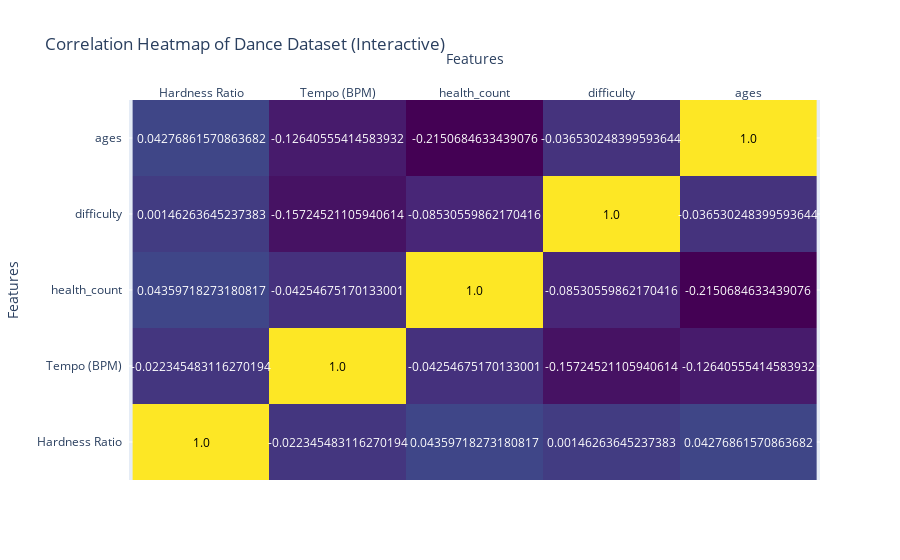

The notebook cell this image was saved under:
### Code cell
#IDA Step 6: Missing data analysis - Quantify missing data - Identify patterns in missing data - Decide on imputation strategy if necessary
#DANCE

#Quantify missing data
# - Heat map to shows missing values

# plotly.figure_factory - module contains dedicated functions for creating very specific types of plots that were at the time of their creation difficult to create with graph objects and prior to the existence of Plotly Express.
import plotly.figure_factory as ff

# Correlation Heatmap (Interactive)
selected_features = ['Hardness Ratio', 'Tempo (BPM)', 'health_count', 'difficulty', 'ages']  # Focus on these variables
#.corr() - Compute pairwise correlation of columns, excluding NA/null values.
#.values - used to return a new view object that contains a list of all the values associated with the keys in the dictionary.
correlation_matrix = df[selected_features].corr().values
#create_annotated_heatmap() - Function that creates annotated heatmaps 
fig_heatmap = ff.create_annotated_heatmap(
    #z- z matrix to create heatmap.
    z=correlation_matrix,
    #x - x-axis
    x=selected_features,
    #y - y-axis
    y=selected_features,
    # colorscale - heatmap colorscale -> Viridis - Use the color scales in this package to make plots that are pretty, 
    #better represent your data, easier to read by those with colorblindness, and print well in gray scale.
    colorscale='Viridis'
)
fig_heatmap.update_layout(
    #heatmap title
    title="Correlation Heatmap of Dance Dataset (Interactive)",
    #heatmap x-axis title
    xaxis_title="Features",
    #heatmap y-axis title
    yaxis_title="Features"
)
#print visualization
fig_heatmap.show()

### Figure 1 — Plotly figure (JSON) as saved in the notebook; plotly's stock layout.template omitted (floating-point values rounded to 4 significant figures)
{"data": [{"colorscale": [[0, "#440154"], [0.1111, "#482878"], [0.2222, "#3e4989"], [0.3333, "#31688e"], [0.4444, "#26828e"], [0.5556, "#1f9e89"], [0.6667, "#35b779"], [0.7778, "#6ece58"], [0.8889, "#b5de2b"], [1, "#fde725"]], "reversescale": false, "showscale": false, "type": "heatmap", "x": ["Hardness Ratio", "Tempo (BPM)", "health_count", "difficulty", "ages"], "y": ["Hardness Ratio", "Tempo (BPM)", "health_count", "difficulty", "ages"], "z": [[1, -0.02235, 0.0436, 0.001463, 0.04277], [-0.02235, 1, -0.04255, -0.1572, -0.1264], [0.0436, -0.04255, 1, -0.08531, -0.2151], [0.001463, -0.1572, -0.08531, 1, -0.03653], [0.04277, -0.1264, -0.2151, -0.03653, 1]]}], "layout": {"annotations": [{"font": {"color": "#000000"}, "showarrow": false, "text": "1.0", "x": "Hardness Ratio", "xref": "x", "y": "Hardness Ratio", "yref": "y"}, {"font": {"color": "#FFFFFF"}, "showarrow": false, "text": "-0.022345483116270194", "x": "Tempo (BPM)", "xref": "x", "y": "Hardness Ratio", "yref": "y"}, {"font": {"color": "#FFFFFF"}, "showarrow": false, "text": "0.04359718273180817", "x": "health_count", "xref": "x", "y": "Hardness Ratio", "yref": "y"}, {"font": {"color": "#FFFFFF"}, "showarrow": false, "text": "0.00146263645237383", "x": "difficulty", "xref": "x", "y": "Hardness Ratio", "yref": "y"}, {"font": {"color": "#FFFFFF"}, "showarrow": false, "text": "0.04276861570863682", "x": "ages", "xref": "x", "y": "Hardness Ratio", "yref": "y"}, {"font": {"color": "#FFFFFF"}, "showarrow": false, "text": "-0.022345483116270194", "x": "Hardness Ratio", "xref": "x", "y": "Tempo (BPM)", "yref": "y"}, {"font": {"color": "#000000"}, "showarrow": false, "text": "1.0", "x": "Tempo (BPM)", "xref": "x", "y": "Tempo (BPM)", "yref": "y"}, {"font": {"color": "#FFFFFF"}, "showarrow": false, "text": "-0.04254675170133001", "x": "health_count", "xref": "x", "y": "Tempo (BPM)", "yref": "y"}, {"font": {"color": "#FFFFFF"}, "showarrow": false, "text": "-0.15724521105940614", "x": "difficulty", "xref": "x", "y": "Tempo (BPM)", "yref": "y"}, {"font": {"color": "#FFFFFF"}, "showarrow": false, "text": "-0.12640555414583932", "x": "ages", "xref": "x", "y": "Tempo (BPM)", "yref": "y"}, {"font": {"color": "#FFFFFF"}, "showarrow": false, "text": "0.04359718273180817", "x": "Hardness Ratio", "xref": "x", "y": "health_count", "yref": "y"}, {"font": {"color": "#FFFFFF"}, "showarrow": false, "text": "-0.04254675170133001", "x": "Tempo (BPM)", "xref": "x", "y": "health_count", "yref": "y"}, {"font": {"color": "#000000"}, "showarrow": false, "text": "1.0", "x": "health_count", "xref": "x", "y": "health_count", "yref": "y"}, {"font": {"color": "#FFFFFF"}, "showarrow": false, "text": "-0.08530559862170416", "x": "difficulty", "xref": "x", "y": "health_count", "yref": "y"}, {"font": {"color": "#FFFFFF"}, "showarrow": false, "text": "-0.2150684633439076", "x": "ages", "xref": "x", "y": "health_count", "yref": "y"}, {"font": {"color": "#FFFFFF"}, "showarrow": false, "text": "0.00146263645237383", "x": "Hardness Ratio", "xref": "x", "y": "difficulty", "yref": "y"}, {"font": {"color": "#FFFFFF"}, "showarrow": false, "text": "-0.15724521105940614", "x": "Tempo (BPM)", "xref": "x", "y": "difficulty", "yref": "y"}, {"font": {"color": "#FFFFFF"}, "showarrow": false, "text": "-0.08530559862170416", "x": "health_count", "xref": "x", "y": "difficulty", "yref": "y"}, {"font": {"color": "#000000"}, "showarrow": false, "text": "1.0", "x": "difficulty", "xref": "x", "y": "difficulty", "yref": "y"}, {"font": {"color": "#FFFFFF"}, "showarrow": false, "text": "-0.036530248399593644", "x": "ages", "xref": "x", "y": "difficulty", "yref": "y"}, {"font": {"color": "#FFFFFF"}, "showarrow": false, "text": "0.04276861570863682", "x": "Hardness Ratio", "xref": "x", "y": "ages", "yref": "y"}, {"font": {"color": "#FFFFFF"}, "showarrow": false, "text": "-0.12640555414583932", "x": "Tempo (BPM)", "xref": "x", "y": "ages", "yref": "y"}, {"font": {"color": "#FFFFFF"}, "showarrow": false, "text": "-0.2150684633439076", "x": "health_count", "xref": "x", "y": "ages", "yref": "y"}, {"font": {"color": "#FFFFFF"}, "showarrow": false, "text": "-0.036530248399593644", "x": "difficulty", "xref": "x", "y": "ages", "yref": "y"}, {"font": {"color": "#000000"}, "showarrow": false, "text": "1.0", "x": "ages", "xref": "x", "y": "ages", "yref": "y"}], "title": {"text": "Correlation Heatmap of Dance Dataset (Interactive)"}, "xaxis": {"dtick": 1, "gridcolor": "rgb(0, 0, 0)", "side": "top", "ticks": "", "title": {"text": "Features"}}, "yaxis": {"dtick": 1, "ticks": "", "ticksuffix": "  ", "title": {"text": "Features"}}}}
